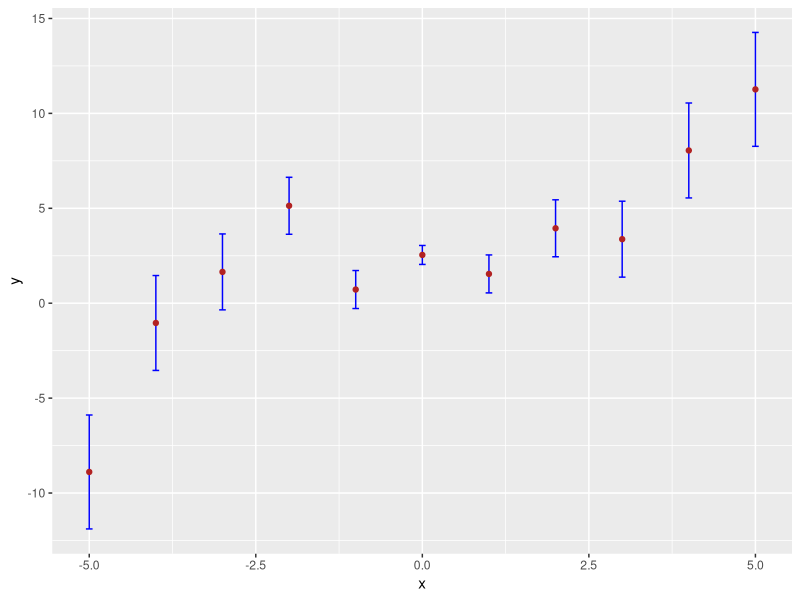
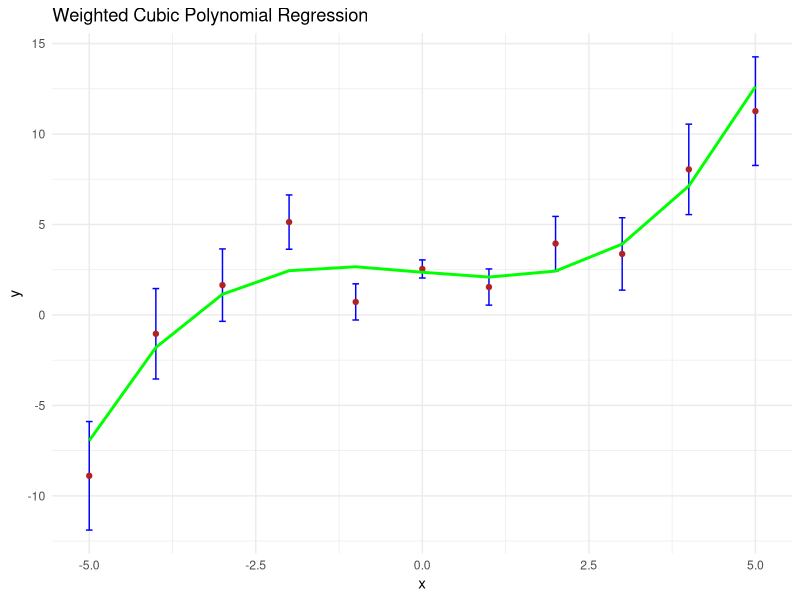
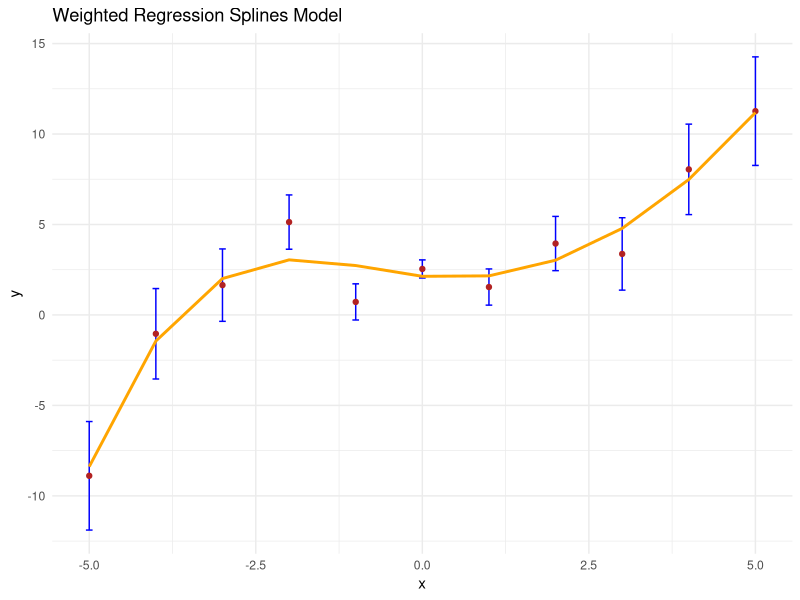
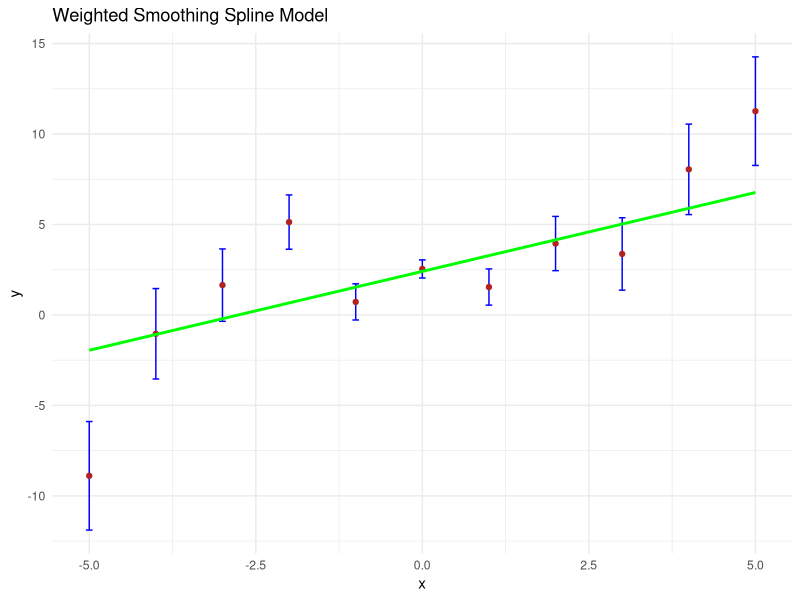
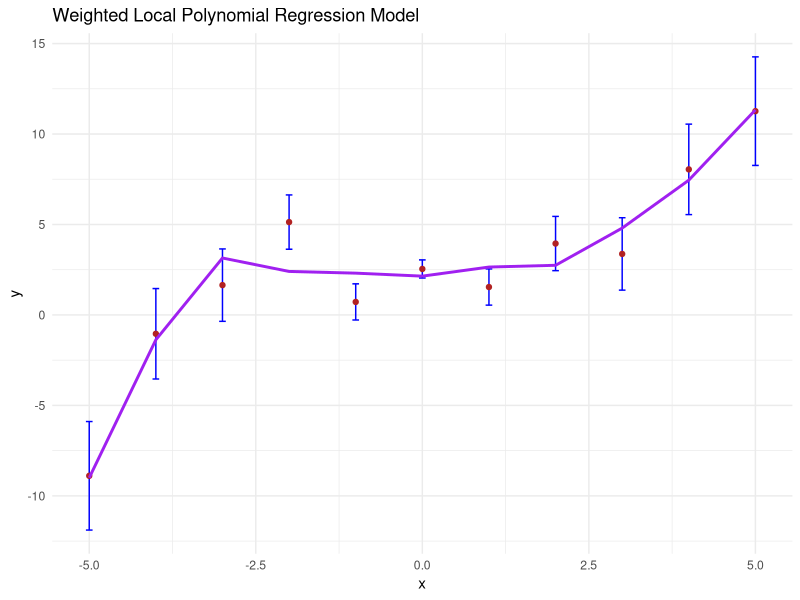
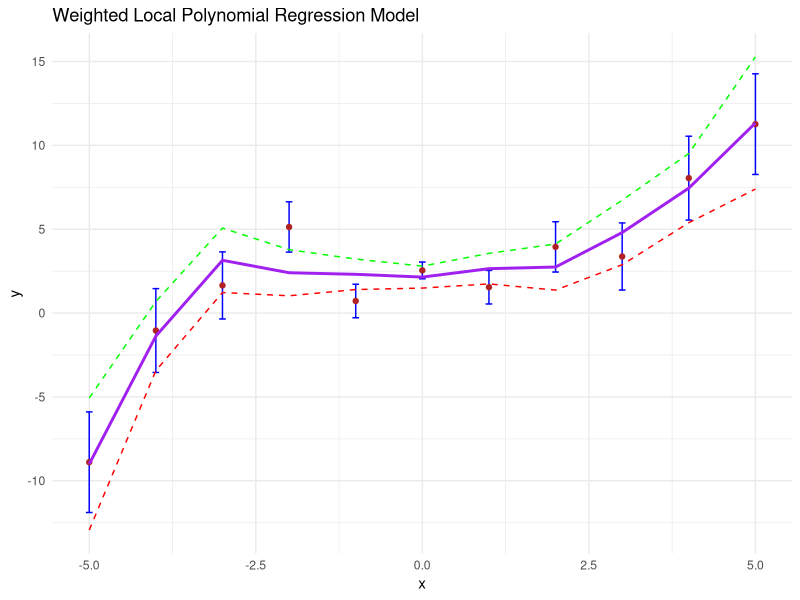

Generate these figures, in order, with R:
## ---- chunk 1
set.seed(555)
x <- -5:5
y <- 0.1*x^3 - 0.5*x + 2.1 + rnorm(length(x),mean=0,sd=0.5*(1+abs(x)))
e <- 0.5*(1+abs(x))

df <- data.frame("x"=x,"y"=y,"e"=e)

suppressMessages(library(tidyverse))
ggplot(data=df,mapping=aes(x=x,y=y)) +
  geom_errorbar(aes(ymin=y-e, ymax=y+e), width=.1,color="blue") +
  geom_point(color="firebrick")
## ---- chunk 2
# REPLACE ME WITH CODE
pr.out <- lm(y~poly(x,3,raw = TRUE),data = df,weights = 1/(e^2))
pr.pred <- predict(pr.out)

# Calculate Mean-Squared Error (MSE)
mse <- mean((y - pr.pred)^2)
cat("\nMean-Squared Error:", mse, "\n")

# Display the model's coefficients in a data frame
coefficients_df <- data.frame("Estimate" = summary(pr.out)$coefficients[, 1])
print(coefficients_df)


# Add predictions to the data frame for plotting
df$predicted_y <- pr.pred

# Plot the data, including error bars, with the regression line
ggplot(data = df, mapping = aes(x = x, y = y)) +
  geom_errorbar(aes(ymin = y - e, ymax = y + e), width = 0.1, color = "blue") +
  geom_point(color = "firebrick") +  geom_line(aes(y = predicted_y), color = "green", size = 1) +
  labs(title = "Weighted Cubic Polynomial Regression", x = "x", y = "y") + theme_minimal()
## ---- chunk 3
# REPLACE ME WITH CODE
library(splines)

# Fit a regression splines model with 4 degrees of freedom
s.out <- lm(y ~ bs(x, df = 4), data = df, weights = 1/(e^2))

# Generate predictions using the fitted model
s.pred <- predict(s.out)

# Add predictions to the data frame for plotting
df$predicted_y <- s.pred

# Calculate Mean-Squared Error (MSE)
mse <- mean((y-s.pred)^2)
cat("\nMean-Squared Error:", mse, "\n")

# Display model coefficients in a data frame
coefficients_df <- data.frame("Estimate" = summary(s.out)$coefficients[,1])
print(coefficients_df)

# Plot the data, including error bars, with the regression line
ggplot(data = df, mapping = aes(x = x, y = y)) +
  geom_errorbar(aes(ymin = y - e, ymax = y + e), width = 0.1, color = "blue") +
  geom_point(color = "firebrick") +
  geom_line(aes(y = predicted_y), color = "orange", size = 1) +
  labs(title = "Weighted Regression Splines Model",
       x = "x", y = "y") +  theme_minimal()
## ---- chunk 4
# REPLACE ME WITH CODE
# Fit a smoothing spline model with cross-validation to determine the optimal smoothing parameter
ss.out <- suppressWarnings(smooth.spline(df$x,y=df$y,w=1/(df$e^2),cv=TRUE))

# Display the chosen smoothing parameter
smoothing_parameter <- ss.out$lambda
cat("\nChosen smoothing parameter:", smoothing_parameter, "\n")

# Generate predictions using the fitted model
ss.pred <- predict(ss.out)

# Calculate Mean-Squared Error (MSE)
mse <- mean((y-ss.pred$y)^2)
cat("\nMean-Squared Error:", mse, "\n")

# Add predictions to the data frame for plotting
df$predicted_y <- ss.pred$y

# Plot the data, including error bars, with the smoothing spline line
ggplot(data = df, mapping = aes(x = x, y = y)) +
  geom_errorbar(aes(ymin = y - e, ymax = y + e), width = 0.1, color = "blue") +
  geom_point(color = "firebrick") +
  geom_line(aes(y = predicted_y), color = "green", size = 1) +
  labs(title = "Weighted Smoothing Spline Model",
       x = "x", y = "y") +
  theme_minimal()
## ---- chunk 5
# REPLACE ME WITH CODE
lpr.out <- loess(y~x,data=df,weights=1/(df$e)^2,span=0.6)
lpr.pred <- predict(lpr.out)

# Calculate Mean-Squared Error (MSE)
mse <- mean((df$y - lpr.pred)^2)
cat("\nMean-Squared Error:", mse, "\n")

# Add predictions to the data frame for plotting
df$predicted_y <- lpr.pred

# Plot the data, including error bars, with the regression line
ggplot(data = df, mapping = aes(x = x, y = y)) +
  geom_errorbar(aes(ymin = y - e, ymax = y + e), width = 0.1, color = "blue") +
  geom_point(color = "firebrick") +
  geom_line(aes(y = predicted_y), color = "purple", size = 1) +
  labs(title = "Weighted Local Polynomial Regression Model",
       x = "x", y = "y") + theme_minimal()
## ---- chunk 6
# REPLACE ME WITH CODE
p <- predict(lpr.out,se=TRUE)


# Plot the data, including error bars, with the regression line
ggplot(data = df, mapping = aes(x = x, y = y)) +
  geom_errorbar(aes(ymin = y - e, ymax = y + e), width = 0.1, color = "blue") +
  geom_point(color = "firebrick") +
  geom_line(aes(y = predicted_y), color = "purple", size = 1) +
  geom_line(mapping=aes(x=lpr.out$x,y=lpr.out$fitted+p$se),color="green",linetype="dashed") +
  geom_line(mapping=aes(x=lpr.out$x,y=lpr.out$fitted-p$se),color="red",linetype="dashed") +
  labs(title = "Weighted Local Polynomial Regression Model",
       x = "x", y = "y") + theme_minimal()
